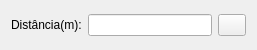
<?xml version="1.0" encoding="UTF-8"?>
<ui version="4.0">
 <class>Form</class>
 <widget class="QWidget" name="Form">
  <property name="geometry">
   <rect>
    <x>0</x>
    <y>0</y>
    <width>257</width>
    <height>50</height>
   </rect>
  </property>
  <property name="sizePolicy">
   <sizepolicy hsizetype="Fixed" vsizetype="Fixed">
    <horstretch>0</horstretch>
    <verstretch>0</verstretch>
   </sizepolicy>
  </property>
  <property name="maximumSize">
   <size>
    <width>274</width>
    <height>50</height>
   </size>
  </property>
  <property name="windowTitle">
   <string>Form</string>
  </property>
  <layout class="QGridLayout" name="gridLayout">
   <item row="0" column="0">
    <widget class="QLabel" name="label">
     <property name="text">
      <string>Distância(m):</string>
     </property>
    </widget>
   </item>
   <item row="0" column="1">
    <widget class="QLineEdit" name="distanceLineEdit"/>
   </item>
   <item row="0" column="2">
    <widget class="QPushButton" name="cutButton">
     <property name="sizePolicy">
      <sizepolicy hsizetype="Fixed" vsizetype="Fixed">
       <horstretch>0</horstretch>
       <verstretch>0</verstretch>
      </sizepolicy>
     </property>
     <property name="maximumSize">
      <size>
       <width>28</width>
       <height>28</height>
      </size>
     </property>
     <property name="text">
      <string/>
     </property>
    </widget>
   </item>
  </layout>
 </widget>
 <resources/>
 <connections/>
</ui>
